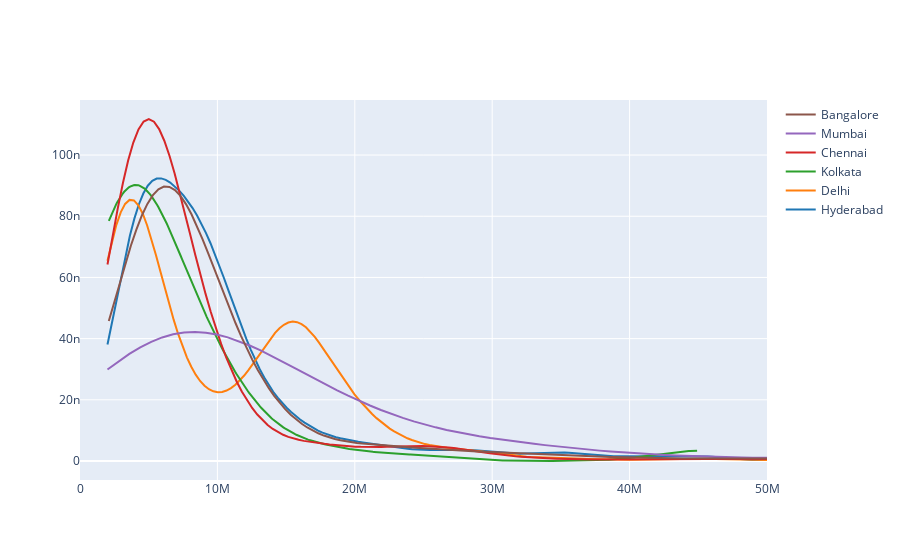

Write notebook code for a chart like this one.
### Markdown cell above
With Kharghar being the largest location repeated at $0.031$ it would seem that if we decide to include Location that the additional information may not actually be that helpful given how few examples there are. Thus we should probably focus a bit more on cities. Looking a bit at cities, we see that thier inclusion in our models makes sense given how price offen differs slightly between each city.

### Code cell
city_list = []
hist_list = []
for city in cleaned_df['City'].unique():
    city_list.append(city)
    hist_list.append(cleaned_df.loc[cleaned_df['City'] == city, 'Price'])

fig = ff.create_distplot(
    hist_data = hist_list,
    group_labels = city_list,
    show_rug = False,
    show_hist = False,
)

fig.update_xaxes(range=[0, 50000000])

fig

### Figure 1 — Plotly figure (JSON) as saved in the notebook; plotly's stock layout.template omitted (floating-point values rounded to 4 significant figures; data arrays with more than 128 entries replaced by an {"elided": "..."} marker saying what was removed)
{"data": [{"legendgroup": "Hyderabad", "marker": {"color": "rgb(31, 119, 180)"}, "mode": "lines", "name": "Hyderabad", "showlegend": true, "type": "scatter", "x": {"elided": "500 int values"}, "xaxis": "x", "y": {"elided": "500 float values"}, "yaxis": "y"}, {"legendgroup": "Delhi", "marker": {"color": "rgb(255, 127, 14)"}, "mode": "lines", "name": "Delhi", "showlegend": true, "type": "scatter", "x": {"elided": "500 int values"}, "xaxis": "x", "y": {"elided": "500 float values"}, "yaxis": "y"}, {"legendgroup": "Kolkata", "marker": {"color": "rgb(44, 160, 44)"}, "mode": "lines", "name": "Kolkata", "showlegend": true, "type": "scatter", "x": {"elided": "500 int values"}, "xaxis": "x", "y": {"elided": "500 float values"}, "yaxis": "y"}, {"legendgroup": "Chennai", "marker": {"color": "rgb(214, 39, 40)"}, "mode": "lines", "name": "Chennai", "showlegend": true, "type": "scatter", "x": {"elided": "500 int values"}, "xaxis": "x", "y": {"elided": "500 float values"}, "yaxis": "y"}, {"legendgroup": "Mumbai", "marker": {"color": "rgb(148, 103, 189)"}, "mode": "lines", "name": "Mumbai", "showlegend": true, "type": "scatter", "x": {"elided": "500 int values"}, "xaxis": "x", "y": {"elided": "500 float values"}, "yaxis": "y"}, {"legendgroup": "Bangalore", "marker": {"color": "rgb(140, 86, 75)"}, "mode": "lines", "name": "Bangalore", "showlegend": true, "type": "scatter", "x": {"elided": "500 int values"}, "xaxis": "x", "y": {"elided": "500 float values"}, "yaxis": "y"}], "layout": {"barmode": "overlay", "hovermode": "closest", "legend": {"traceorder": "reversed"}, "xaxis": {"anchor": "y2", "domain": [0, 1], "range": [0, 50000000], "zeroline": false}, "yaxis": {"anchor": "free", "domain": [0, 1], "position": 0}}}
